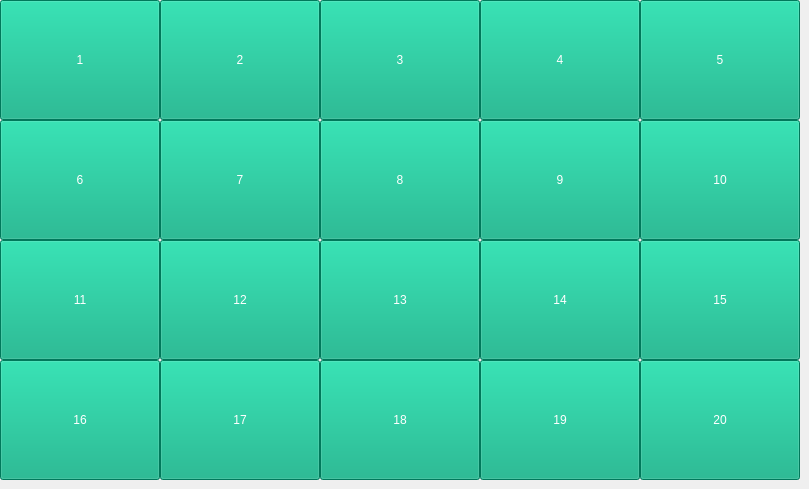
   <widget class="QWidget" name="page_3">
    <widget class="QPushButton" name="pushButton_7">
     <property name="geometry">
      <rect>
       <x>0</x>
       <y>0</y>
       <width>160</width>
       <height>120</height>
      </rect>
     </property>
     <property name="styleSheet">
      <string notr="true">background-color: rgb(0, 170, 127);
color: rgb(255, 255, 255);</string>
     </property>
     <property name="text">
      <string>1</string>
     </property>
    </widget>
    <widget class="QPushButton" name="pushButton_8">
     <property name="geometry">
      <rect>
       <x>160</x>
       <y>0</y>
       <width>160</width>
       <height>120</height>
      </rect>
     </property>
     <property name="styleSheet">
      <string notr="true">background-color: rgb(0, 170, 127);
color: rgb(255, 255, 255);</string>
     </property>
     <property name="text">
      <string>2</string>
     </property>
    </widget>
    <widget class="QPushButton" name="pushButton_9">
     <property name="geometry">
      <rect>
       <x>320</x>
       <y>0</y>
       <width>160</width>
       <height>120</height>
      </rect>
     </property>
     <property name="styleSheet">
      <string notr="true">background-color: rgb(0, 170, 127);
color: rgb(255, 255, 255);</string>
     </property>
     <property name="text">
      <string>3</string>
     </property>
    </widget>
    <widget class="QPushButton" name="pushButton_10">
     <property name="geometry">
      <rect>
       <x>480</x>
       <y>0</y>
       <width>160</width>
       <height>120</height>
      </rect>
     </property>
     <property name="styleSheet">
      <string notr="true">background-color: rgb(0, 170, 127);
color: rgb(255, 255, 255);</string>
     </property>
     <property name="text">
      <string>4</string>
     </property>
    </widget>
    <widget class="QPushButton" name="pushButton_11">
     <property name="geometry">
      <rect>
       <x>640</x>
       <y>0</y>
       <width>160</width>
       <height>120</height>
      </rect>
     </property>
     <property name="styleSheet">
      <string notr="true">background-color: rgb(0, 170, 127);
color: rgb(255, 255, 255);</string>
     </property>
     <property name="text">
      <string>5</string>
     </property>
    </widget>
    <widget class="QPushButton" name="pushButton_12">
     <property name="geometry">
      <rect>
       <x>0</x>
       <y>120</y>
       <width>160</width>
       <height>120</height>
      </rect>
     </property>
     <property name="styleSheet">
      <string notr="true">background-color: rgb(0, 170, 127);
color: rgb(255, 255, 255);</string>
     </property>
     <property name="text">
      <string>6</string>
     </property>
    </widget>
    <widget class="QPushButton" name="pushButton_13">
     <property name="geometry">
      <rect>
       <x>160</x>
       <y>120</y>
       <width>160</width>
       <height>120</height>
      </rect>
     </property>
     <property name="styleSheet">
      <string notr="true">background-color: rgb(0, 170, 127);
color: rgb(255, 255, 255);</string>
     </property>
     <property name="text">
      <string>7</string>
     </property>
    </widget>
    <widget class="QPushButton" name="pushButton_14">
     <property name="geometry">
      <rect>
       <x>320</x>
       <y>120</y>
       <width>160</width>
       <height>120</height>
      </rect>
     </property>
     <property name="styleSheet">
      <string notr="true">background-color: rgb(0, 170, 127);
color: rgb(255, 255, 255);</string>
     </property>
     <property name="text">
      <string>8</string>
     </property>
    </widget>
    <widget class="QPushButton" name="pushButton_15">
     <property name="geometry">
      <rect>
       <x>480</x>
       <y>120</y>
       <width>160</width>
       <height>120</height>
      </rect>
     </property>
     <property name="styleSheet">
      <string notr="true">background-color: rgb(0, 170, 127);
color: rgb(255, 255, 255);</string>
     </property>
     <property name="text">
      <string>9</string>
     </property>
    </widget>
    <widget class="QPushButton" name="pushButton_16">
     <property name="geometry">
      <rect>
       <x>640</x>
       <y>120</y>
       <width>160</width>
       <height>120</height>
      </rect>
     </property>
     <property name="styleSheet">
      <string notr="true">background-color: rgb(0, 170, 127);
color: rgb(255, 255, 255);</string>
     </property>
     <property name="text">
      <string>10</string>
     </property>
    </widget>
    <widget class="QPushButton" name="pushButton_17">
     <property name="geometry">
      <rect>
       <x>0</x>
       <y>240</y>
       <width>160</width>
       <height>120</height>
      </rect>
     </property>
     <property name="styleSheet">
      <string notr="true">background-color: rgb(0, 170, 127);
color: rgb(255, 255, 255);</string>
     </property>
     <property name="text">
      <string>11</string>
     </property>
    </widget>
    <widget class="QPushButton" name="pushButton_18">
     <property name="geometry">
      <rect>
       <x>160</x>
       <y>240</y>
       <width>160</width>
       <height>120</height>
      </rect>
     </property>
     <property name="styleSheet">
      <string notr="true">background-color: rgb(0, 170, 127);
color: rgb(255, 255, 255);</string>
     </property>
     <property name="text">
      <string>12</string>
     </property>
    </widget>
    <widget class="QPushButton" name="pushButton_19">
     <property name="geometry">
      <rect>
       <x>320</x>
       <y>240</y>
       <width>160</width>
       <height>120</height>
      </rect>
     </property>
     <property name="styleSheet">
      <string notr="true">background-color: rgb(0, 170, 127);
color: rgb(255, 255, 255);</string>
     </property>
     <property name="text">
      <string>13</string>
     </property>
    </widget>
    <widget class="QPushButton" name="pushButton_20">
     <property name="geometry">
      <rect>
       <x>480</x>
       <y>240</y>
       <width>160</width>
       <height>120</height>
      </rect>
     </property>
     <property name="styleSheet">
      <string notr="true">background-color: rgb(0, 170, 127);
color: rgb(255, 255, 255);</string>
     </property>
     <property name="text">
      <string>14</string>
     </property>
    </widget>
    <widget class="QPushButton" name="pushButton_21">
     <property name="geometry">
      <rect>
       <x>640</x>
       <y>240</y>
       <width>160</width>
       <height>120</height>
      </rect>
     </property>
     <property name="styleSheet">
      <string notr="true">background-color: rgb(0, 170, 127);
color: rgb(255, 255, 255);</string>
     </property>
     <property name="text">
      <string>15</string>
     </property>
    </widget>
    <widget class="QPushButton" name="pushButton_22">
     <property name="geometry">
      <rect>
       <x>0</x>
       <y>360</y>
       <width>160</width>
       <height>120</height>
      </rect>
     </property>
     <property name="styleSheet">
      <string notr="true">background-color: rgb(0, 170, 127);
color: rgb(255, 255, 255);</string>
     </property>
     <property name="text">
      <string>16</string>
     </property>
    </widget>
    <widget class="QPushButton" name="pushButton_23">
     <property name="geometry">
      <rect>
       <x>160</x>
       <y>360</y>
       <width>160</width>
       <height>120</height>
      </rect>
     </property>
     <property name="styleSheet">
      <string notr="true">background-color: rgb(0, 170, 127);
color: rgb(255, 255, 255);</string>
     </property>
     <property name="text">
      <string>17</string>
     </property>
    </widget>
    <widget class="QPushButton" name="pushButton_24">
     <property name="geometry">
      <rect>
       <x>320</x>
       <y>360</y>
       <width>160</width>
       <height>120</height>
      </rect>
     </property>
     <property name="styleSheet">
      <string notr="true">background-color: rgb(0, 170, 127);
color: rgb(255, 255, 255);</string>
     </property>
     <property name="text">
      <string>18</string>
     </property>
    </widget>
    <widget class="QPushButton" name="pushButton_25">
     <property name="geometry">
      <rect>
       <x>480</x>
       <y>360</y>
       <width>160</width>
       <height>120</height>
      </rect>
     </property>
     <property name="styleSheet">
      <string notr="true">background-color: rgb(0, 170, 127);
color: rgb(255, 255, 255);</string>
     </property>
     <property name="text">
      <string>19</string>
     </property>
    </widget>
    <widget class="QPushButton" name="pushButton_26">
     <property name="geometry">
      <rect>
       <x>640</x>
       <y>360</y>
       <width>160</width>
       <height>120</height>
      </rect>
     </property>
     <property name="styleSheet">
      <string notr="true">background-color: rgb(0, 170, 127);
color: rgb(255, 255, 255);</string>
     </property>
     <property name="text">
      <string>20</string>
     </property>
    </widget>
   </widget>
